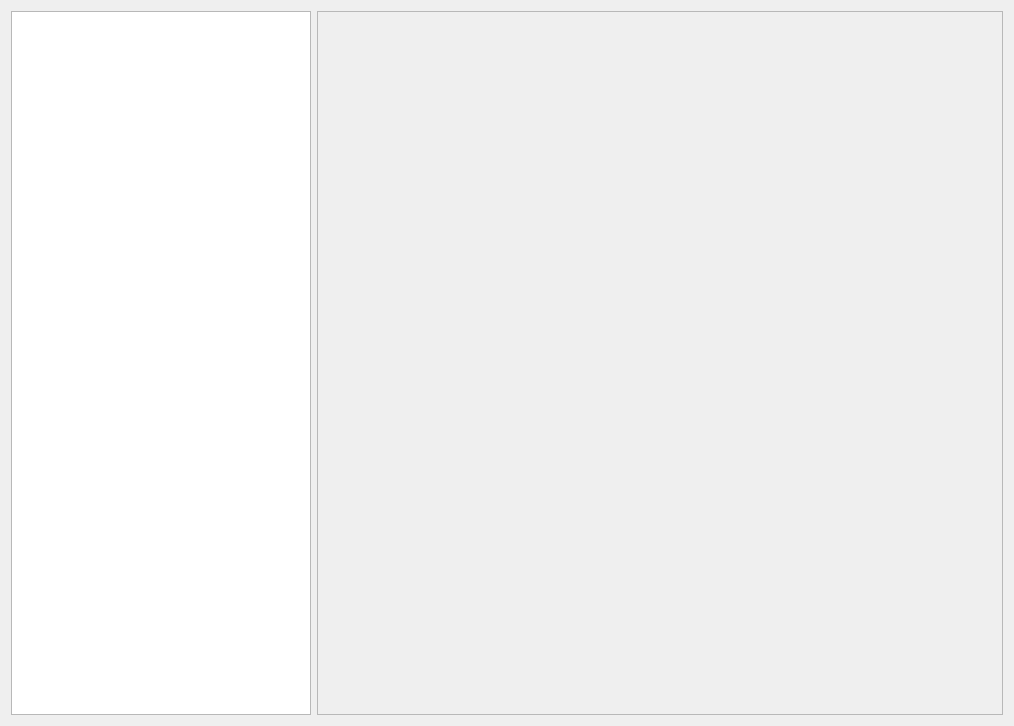
<?xml version="1.0" encoding="UTF-8"?>
<ui version="4.0">
 <class>airunner_settings</class>
 <widget class="QWidget" name="airunner_settings">
  <property name="geometry">
   <rect>
    <x>0</x>
    <y>0</y>
    <width>1014</width>
    <height>726</height>
   </rect>
  </property>
  <property name="windowTitle">
   <string>AI Runner Settings</string>
  </property>
  <layout class="QGridLayout" name="gridLayout">
   <item row="0" column="0">
    <widget class="QTreeView" name="directory">
     <property name="sizePolicy">
      <sizepolicy hsizetype="Minimum" vsizetype="Expanding">
       <horstretch>0</horstretch>
       <verstretch>0</verstretch>
      </sizepolicy>
     </property>
     <property name="minimumSize">
      <size>
       <width>300</width>
       <height>0</height>
      </size>
     </property>
    </widget>
   </item>
   <item row="0" column="1">
    <widget class="QScrollArea" name="preferences">
     <property name="sizePolicy">
      <sizepolicy hsizetype="MinimumExpanding" vsizetype="Expanding">
       <horstretch>0</horstretch>
       <verstretch>0</verstretch>
      </sizepolicy>
     </property>
     <property name="minimumSize">
      <size>
       <width>350</width>
       <height>0</height>
      </size>
     </property>
     <property name="widgetResizable">
      <bool>true</bool>
     </property>
     <widget class="QWidget" name="voice_settings"/>
    </widget>
   </item>
  </layout>
 </widget>
 <resources/>
 <connections/>
</ui>
